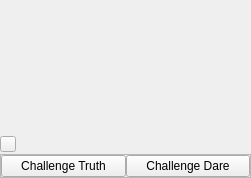
<?xml version="1.0" encoding="UTF-8"?>
<ui version="4.0">
 <class>TodGameWidgetUi</class>
 <widget class="QWidget" name="TodGameWidgetUi">
  <property name="geometry">
   <rect>
    <x>0</x>
    <y>0</y>
    <width>251</width>
    <height>178</height>
   </rect>
  </property>
  <property name="sizePolicy">
   <sizepolicy hsizetype="Expanding" vsizetype="Expanding">
    <horstretch>0</horstretch>
    <verstretch>0</verstretch>
   </sizepolicy>
  </property>
  <property name="windowTitle">
   <string>Form</string>
  </property>
  <property name="styleSheet">
   <string notr="true"/>
  </property>
  <layout class="QVBoxLayout" name="verticalLayout_2">
   <property name="spacing">
    <number>2</number>
   </property>
   <property name="leftMargin">
    <number>0</number>
   </property>
   <property name="topMargin">
    <number>0</number>
   </property>
   <property name="rightMargin">
    <number>0</number>
   </property>
   <property name="bottomMargin">
    <number>0</number>
   </property>
   <item>
    <layout class="QHBoxLayout" name="horizontalLayout_3">
     <item>
      <widget class="VidWidget" name="m_VidWidget" native="true">
       <property name="sizePolicy">
        <sizepolicy hsizetype="Expanding" vsizetype="Expanding">
         <horstretch>0</horstretch>
         <verstretch>0</verstretch>
        </sizepolicy>
       </property>
      </widget>
     </item>
     <item>
      <layout class="QVBoxLayout" name="verticalLayout">
       <property name="spacing">
        <number>2</number>
       </property>
       <item>
        <widget class="TodStatsWidget" name="m_MyStats" native="true"/>
       </item>
       <item>
        <spacer name="verticalSpacer">
         <property name="orientation">
          <enum>Qt::Vertical</enum>
         </property>
         <property name="sizeType">
          <enum>QSizePolicy::Fixed</enum>
         </property>
         <property name="sizeHint" stdset="0">
          <size>
           <width>20</width>
           <height>20</height>
          </size>
         </property>
        </spacer>
       </item>
       <item>
        <widget class="TodStatsWidget" name="m_HisStats" native="true"/>
       </item>
       <item>
        <spacer name="verticalSpacer_2">
         <property name="orientation">
          <enum>Qt::Vertical</enum>
         </property>
         <property name="sizeHint" stdset="0">
          <size>
           <width>20</width>
           <height>40</height>
          </size>
         </property>
        </spacer>
       </item>
      </layout>
     </item>
    </layout>
   </item>
   <item>
    <layout class="QHBoxLayout" name="horizontalLayout_2">
     <property name="spacing">
      <number>2</number>
     </property>
     <item>
      <widget class="VxPushButton" name="m_EmoticonButton">
       <property name="sizePolicy">
        <sizepolicy hsizetype="Fixed" vsizetype="Fixed">
         <horstretch>0</horstretch>
         <verstretch>0</verstretch>
        </sizepolicy>
       </property>
       <property name="minimumSize">
        <size>
         <width>16</width>
         <height>16</height>
        </size>
       </property>
       <property name="maximumSize">
        <size>
         <width>16</width>
         <height>16</height>
        </size>
       </property>
       <property name="text">
        <string notr="true"/>
       </property>
      </widget>
     </item>
     <item>
      <widget class="QLabel" name="m_InstructLabel">
       <property name="sizePolicy">
        <sizepolicy hsizetype="Expanding" vsizetype="Preferred">
         <horstretch>0</horstretch>
         <verstretch>0</verstretch>
        </sizepolicy>
       </property>
       <property name="text">
        <string notr="true"/>
       </property>
      </widget>
     </item>
    </layout>
   </item>
   <item>
    <widget class="QFrame" name="m_ButtonFrame">
     <property name="frameShape">
      <enum>QFrame::StyledPanel</enum>
     </property>
     <property name="frameShadow">
      <enum>QFrame::Plain</enum>
     </property>
     <property name="lineWidth">
      <number>0</number>
     </property>
     <layout class="QHBoxLayout" name="horizontalLayout">
      <property name="spacing">
       <number>0</number>
      </property>
      <property name="leftMargin">
       <number>0</number>
      </property>
      <property name="topMargin">
       <number>0</number>
      </property>
      <property name="rightMargin">
       <number>0</number>
      </property>
      <property name="bottomMargin">
       <number>0</number>
      </property>
      <item>
       <widget class="VxPushButton" name="m_TruthButton">
        <property name="sizePolicy">
         <sizepolicy hsizetype="Expanding" vsizetype="Preferred">
          <horstretch>0</horstretch>
          <verstretch>0</verstretch>
         </sizepolicy>
        </property>
        <property name="minimumSize">
         <size>
          <width>0</width>
          <height>0</height>
         </size>
        </property>
        <property name="maximumSize">
         <size>
          <width>16777215</width>
          <height>16777215</height>
         </size>
        </property>
        <property name="text">
         <string notr="true">Challenge Truth</string>
        </property>
       </widget>
      </item>
      <item>
       <widget class="VxPushButton" name="m_DareButton">
        <property name="sizePolicy">
         <sizepolicy hsizetype="Expanding" vsizetype="Preferred">
          <horstretch>0</horstretch>
          <verstretch>0</verstretch>
         </sizepolicy>
        </property>
        <property name="minimumSize">
         <size>
          <width>0</width>
          <height>0</height>
         </size>
        </property>
        <property name="maximumSize">
         <size>
          <width>16777211</width>
          <height>16777211</height>
         </size>
        </property>
        <property name="text">
         <string notr="true">Challenge Dare</string>
        </property>
       </widget>
      </item>
     </layout>
    </widget>
   </item>
  </layout>
 </widget>
 <customwidgets>
  <customwidget>
   <class>VxPushButton</class>
   <extends>QPushButton</extends>
   <header location="global">VxPushButton.h</header>
  </customwidget>
  <customwidget>
   <class>VidWidget</class>
   <extends>QWidget</extends>
   <header>VidWidget.h</header>
   <container>1</container>
  </customwidget>
  <customwidget>
   <class>TodStatsWidget</class>
   <extends>QWidget</extends>
   <header>TodStatsWidget.h</header>
   <container>1</container>
  </customwidget>
 </customwidgets>
 <resources/>
 <connections/>
</ui>
